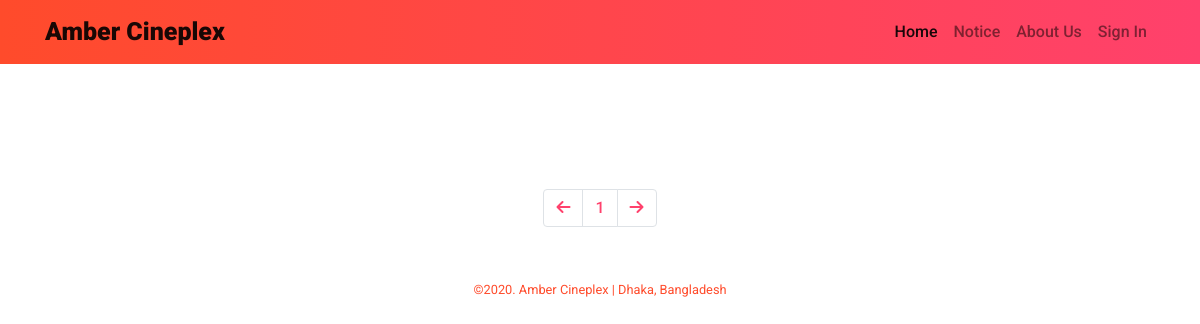
The page /notice.php?page=2 on the database as committed earlier.
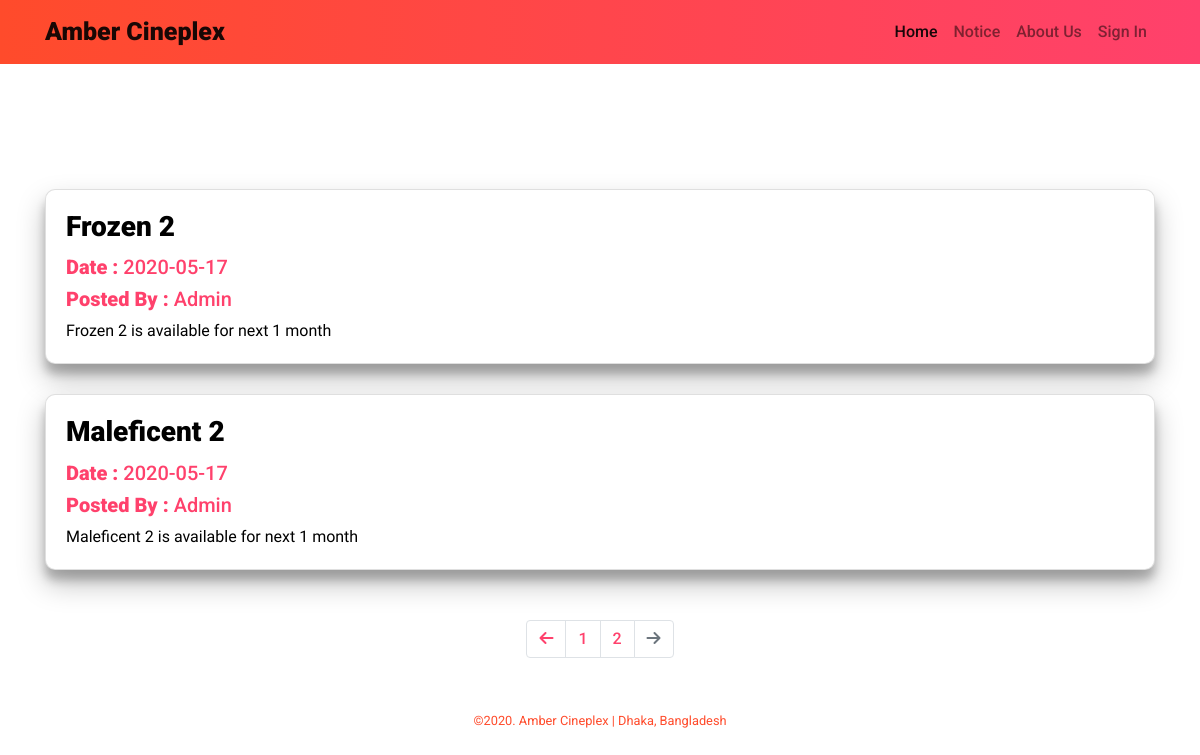
The same page on the database as committed later.
### tables this page shows
CREATE TABLE `notice` (
  `id` int(10) NOT NULL,
  `post_by` varchar(60) NOT NULL,
  `date` date NOT NULL,
  `title` varchar(100) NOT NULL,
  `post_details` text NOT NULL
);

### notice.php (the view, shortened to what this page needs)
<?php
$conn = OpenCon();
$limit = 3;
$page = isset($_GET['page']) ? $_GET['page'] : 1;
$start = ($page - 1) * $limit;
$sql = "SELECT * FROM notice limit $start, $limit";
$result = mysqli_query($conn, $sql);
$sqlCount = "SELECT count(id) AS id FROM notice";
$resultCount = mysqli_query($conn, $sqlCount);
$noticeCount = $resultCount->fetch_all(MYSQLI_ASSOC);
$total = $noticeCount[0]['id'];
$pages = ceil($total / $limit);
$Previous = $page - 1;
$Next = $page + 1;
?>
<!DOCTYPE html>
<html lang="en">
<head>
    <link rel="stylesheet" href="https://stackpath.bootstrapcdn.com/bootstrap/4.4.1/css/bootstrap.min.css">
    <link rel="stylesheet" href="bootstrap/css/bootstrap.min.css">
    <link rel="stylesheet" href="style.css">
    <link rel="stylesheet" href="profile.css">
    <link rel="stylesheet" href="purchase.css">
</head>
<body>
<nav class="navbar navbar-expand-lg navbar-light bg-light  theme-bg">
  <div class="container">
            <a class="navbar-brand" href="index.php">Amber Cineplex</a>
            <div class="collapse navbar-collapse justify-content-end" id="navbarNavAltMarkup">
                <div class="navbar-nav">
                    <a class="nav-item nav-link active" href="index.php">Home <span class="sr-only">(current)</span></a>
                    <a class="nav-item nav-link" href="notice.php">Notice</a>
                    <a class="nav-item nav-link" href="contactUs.php">About Us</a>
                    <?php
                    if (!isset($_SESSION["username"])) {
                        echo '<a class="nav-item nav-link" href="login.php">Sign In</a>';
                    }
                    ?>
                </div>
            </div>
        </div>
</nav>
    <div class="container carousel-container ">
        <?php
        while ($row = mysqli_fetch_assoc($result)) {
            echo '
            <div  class="card notice-card">
                <div  class="card-body">
                <h3 class="card-title">' . $row['title'] . '</h3>
                <h5 class="card-text"><b>Date : </b>' . $row['date'] . '</h5>
                <h5 class="card-text"><b>Posted By : </b>' . $row['post_by'] . '</h5>
                <p class="card-text">' . $row['post_details'] . '</p>';
            echo '
                </div>
                </div>
            ';
        }
        ?>
    </div>
    <nav aria-label="Page navigation example pagination-style">
        <ul class="pagination justify-content-center">
            <li class="page-item <?php if($page==1){
                echo 'disabled';
            }?>">
                <a class="page-link" href="notice.php?page=<?= $Previous; ?>" tabindex="-1" aria-disabled="true"><i class="fas fa-arrow-left"></i></a>
            </li>
            <?php for ($i = 1; $i <= $pages; $i++) {
                echo '<li class="page-item"><a class="page-link" href="notice.php?page=' . $i . '">' . $i . '</a></li>';
            } ?>
            <li class="page-item <?php if($page==$pages){
                echo 'disabled';
            }?>">
                <a class="page-link" href="notice.php?page=<?= $Next; ?>"><i class="fas fa-arrow-right"></i></a>
            </li>
        </ul>
    </nav>
    <footer>
        <small>©2020. Amber Cineplex | Dhaka, Bangladesh</small>
    </footer>
</body>
</html>

Rows that differ between the two databases and show on the page:
added notice: title "Frozen 2", date "2020-05-17", post_by "Admin", post_details "Frozen 2 is available for next 1 month"
added notice: title "Maleficent 2", date "2020-05-17", post_by "Admin", post_details "Maleficent 2 is available for next 1 month"
Other text that changed with them:
new list line: "2"
